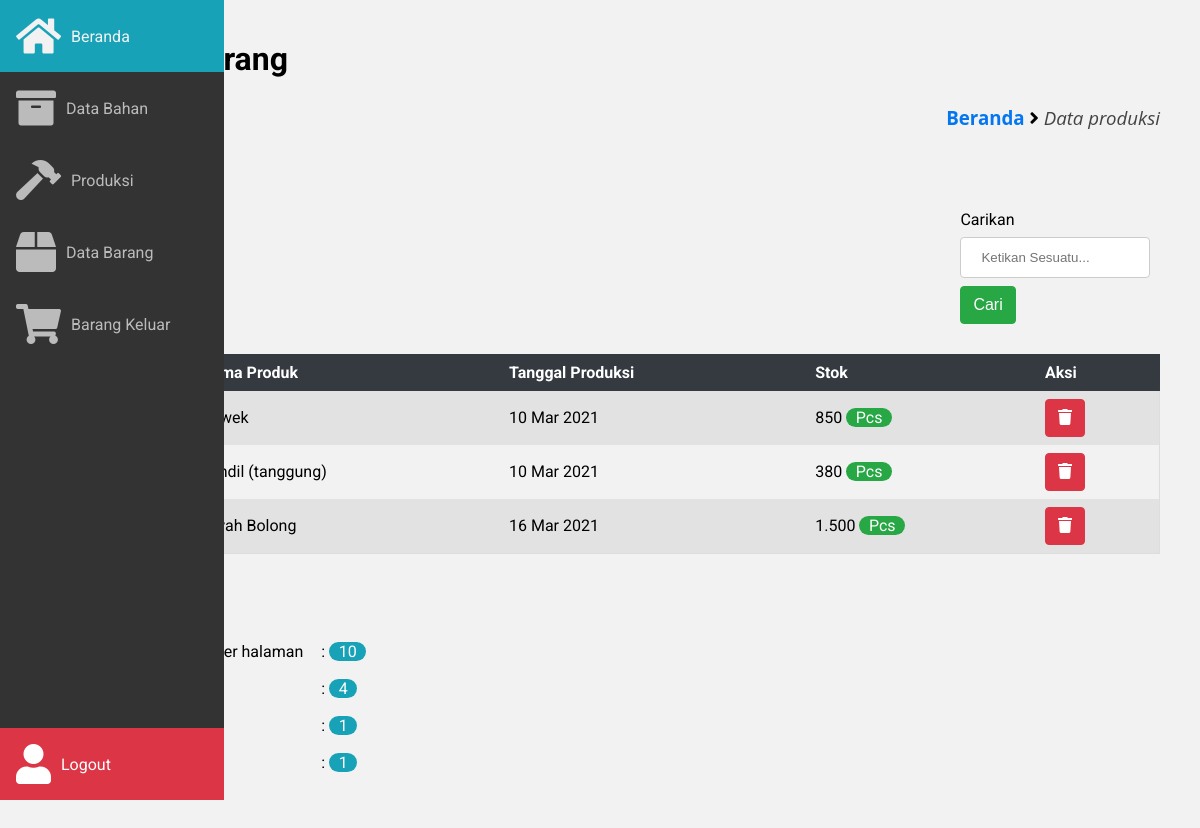
The page /frontend/data_barang/index.php on the database its author committed.
### tables this page shows
CREATE TABLE `barang` (
  `id_barang` int(20) NOT NULL,
  `nama_barang` varchar(100) NOT NULL,
  `stok_barang` int(200) NOT NULL,
  `satuan_stok_barang` varchar(100) NOT NULL,
  `untung_barang` int(100) NOT NULL,
  `harga_jual_item` int(20) NOT NULL,
  `produksi_id` varchar(200) NOT NULL
);

CREATE TABLE `produksi` (
  `id_produksi` int(12) NOT NULL,
  `nama_produk` varchar(100) NOT NULL,
  `stok_produk` int(12) NOT NULL,
  `satuan_stok_produk` varchar(100) NOT NULL,
  `untung_produk` int(12) NOT NULL,
  `harga_jual` int(20) NOT NULL,
  `tgl_produksi` date NOT NULL
);

### frontend/data_barang/index.php (the view, shortened to what this page needs)
<!DOCTYPE html>
<html lang="pt-BR">
	<head>
		<link rel="stylesheet" href="https://pro.fontawesome.com/releases/v5.10.0/css/all.css"/>
		<link
			rel="stylesheet"
			href="https://cdn.materialdesignicons.com/4.9.95/css/materialdesignicons.min.css"
		/>
		<link rel="stylesheet" href="../../assets/css/main.css" />
		<link rel="stylesheet" href="../../assets/css/style.css" />
		<link rel="stylesheet" href="../../assets/css/sidebar.css" />
	</head>
	<body>
	<?php
		include '../../database/koneksi.php';
		include '../layout/sidebar.php';
	?>
		<main class="main">
			<section>
				<h2>Data Barang</h2>
				<div class="breadcrumb">
            <h3>
							<a href="../../beranda.php?page=beranda">Beranda</a> <i class="fa fa-angle-right"></i>
							<span class="akhir-link-breadcrumb">Data produksi</span>
						</h3>
				</div>
				<div class="container">
					<div class="baris">
						<div class="kolom-100">
							<div class="table-box">
								<div class="kolom-20 float-left">
								</div>
								<div class="kolom-20 float-right margin-20-0">
									<form action="cari.php?page=databarang" method="post">
										<label>Carikan</label>
										<input type="text" name="cari" class="form" placeholder="Ketikan Sesuatu...">
										<input type="submit" name="btncari" value="Cari" class="tmbl tmbl-hijau">
									</form>
								</div>
								<table class="table-responsive">
									<tr class="thead-dark">
										<th>No</th>
										<th>Nama Produk</th>
										<th>Tanggal Produksi</th>
										<th>Stok</th>
										<th>Aksi</th>
									</tr>
									<?php
										$halaman = 10;
										$page    = isset($_GET["halaman"]) ? (int)$_GET["halaman"] :1;
										$result  = mysqli_query($host, "SELECT * FROM barang");
										$total   = mysqli_num_rows($result);
										$pages   = ceil($total/$halaman);
										$no    = 1;
										$sql   = "SELECT * FROM barang INNER JOIN produksi ON barang.produksi_id = produksi.id_produksi WHERE stok_barang != 0 ORDER BY nama_barang ASC";
										$query = mysqli_query($host, $sql);
										while ($data = mysqli_fetch_assoc($query) ) {
									?>
									<tr>
										<td><?= $no++ ?></td>
										<td><?= $data['nama_barang'] ?></td>
										<td><?= date('d M Y', strtotime($data['tgl_produksi'])) ?></td>
										<td>
											<?php
												if ($data['stok_barang'] >= 10) {
													echo number_format($data['stok_barang'],0,',','.') . " " . "<span class='lencana-radius lencana-hijau'>" . $data['satuan_stok_barang'] . "</span>" ;
												} elseif ($data['stok_barang'] >= 0) {
													echo "<span class='teks-merah'>" .  number_format($data['stok_barang'],0,',','.') . "</span>" . " " . "<span class='lencana-radius lencana-hijau'>" . $data['satuan_stok_barang'] . "</span>" ;
												} elseif ($data['stok_barang'] = 0) {
													echo "<span class='lencana-radius lencana-merah'>Stok Habis</span>";
												}
											?>
										</td>
										<td>
											<a onclick="return confirm('Anda yakin ingin menghapus data ?')" href="../../backend/data_barang/hapus.php?id_barang=<?php echo $data['id_barang']?>" class="tmbl tmbl-merah">
												<i class="fa fa-trash"></i>
											</a>
										</td>
									</tr>
									<?php } ?>
								</table>
							</div>
							<div class="penomoran">
								<?php
									for ($i=1; $i <= $pages ; $i++) {
								?>
									<a href="?halaman=<?php echo $i; ?>&page=databarang" class="tmbl tmbl-abu-abu margin-20-0">
										</a>
								<?php
									}
								?>
								<table style="margin-bottom: 50px;">
									<tr>
										<td>Jumlah data per halaman </td>
										<td>
											: <span class="lencana-radius lencana-info"><?php echo $halaman; ?></span>
										</td>
									</tr>
									<tr>
										<td>Total data</td>
										<td> : <span class="lencana-radius lencana-info"><?php echo $total; ?></span> </td>
									</tr>
									<tr>
										<td>Halaman ke</td>
										<td> : <span class="lencana-radius lencana-info"><?php echo $page; ?></span> </td>
									</tr>
									<tr>
										<td>Total halaman</td>
										<td> : <span class="lencana-radius lencana-info"><?php echo $pages; ?></span> </td>
									</tr>
								</table>
							</div>
						</div>
					</div>
				</div>
      </section>
		</main>
	</body>
</html>

### frontend/layout/sidebar.php
<aside class="sidebar">
	<nav>
		<ul class="sidebar__nav">
			<li>
				<a href="/Monitoring/beranda.php?page=beranda" class="sidebar__nav__link <?php if($_GET['page'] == 'beranda'){  ?>sidebar-active <?php }?>">
					<i class="fa fa-home"></i>
					<span class="sidebar__nav__text">Beranda</span>
				</a>
			</li>
			<li>
				<a href="/Monitoring/frontend/bahan/index.php?page=bahan" class="sidebar__nav__link <?php if($_GET['page'] == 'bahan'){  ?>sidebar-active <?php } ?>">
					<i class="fas fa-archive"></i>
					<span class="sidebar__nav__text">Data Bahan</span>
				</a>
			</li>
			<li>
				<a href="/Monitoring/frontend/produksi/index.php?page=produksi" class="sidebar__nav__link <?php if($_GET['page'] == 'produksi'){  ?>sidebar-active <?php } ?>">
					<i class="fas fa-hammer"></i>
					<span class="sidebar__nav__text">Produksi</span>
				</a>
			</li>
			<li>
				<a href="/Monitoring/frontend/data_barang/index.php?page=databarang" class="sidebar__nav__link <?php if($_GET['page'] == 'databarang'){  ?>sidebar-active <?php } ?>">
					<i class="fas fa-box"></i>
					<span class="sidebar__nav__text">Data Barang</span>
				</a>
			</li>
			<li>
				<a href="/Monitoring/frontend/barang_keluar/index.php?page=barangkeluar" class="sidebar__nav__link <?php if($_GET['page'] == 'barangkeluar'){  ?>sidebar-active <?php } ?>">
					<i class="fas fa-shopping-cart"></i>
					<span class="sidebar__nav__text">Barang Keluar</span>
				</a>
			</li>
			<li>
				<a onclick="return confirm('Anda yakin ingin logout ?')" href="#" class="sidebar__nav__link link-lgout">
					<i class="fas fa-user"></i>
					<span class="sidebar__nav__text">Logout</span>
				</a>
			</li>
		</ul>
	</nav>
</aside>

### assets/css/main.css (style rules this page uses)
:root { --sidebar-width: 4.5em; }
body { margin: 0; padding: 0; font-family: 'Roboto'; }
* { outline: none; box-sizing: border-box; }
.main { margin-left: auto; margin-right: auto; max-width: 100%; padding: 1.5em 1.5em; }
.main h2 { font-size: 2em; margin-top: 0px; }
@media (min-width: 572px) { .main { margin-left: var(--sidebar-width); } }
@media (min-width: 992px) { .main { padding: 2.5em; } }

### assets/css/style.css (style rules this page uses)
body { background-color: #f2f2f2; }
.breadcrumb { text-align: right; font-family: open sans; margin-bottom: 50px; }
.akhir-link-breadcrumb { font-weight: 400; font-style: italic; color: #444; }
.breadcrumb a { color: #0376f0; }
.form { width: 100%; padding: 12px 20px; margin: 8px 0; display: inline-block; border: 1px solid #ccc; border-radius: 4px; box-sizing: border-box; }
.table-box { overflow-x:auto !important; }
.table-responsive { border-collapse: collapse; border-spacing: 0; width: 100%; border: 1px solid #ddd; }
.table-responsive .thead-dark { background-color: #343a40 !important; border: 1px solid #343a40; color: #ffffff; }
.table-responsive, th, td { text-align: left; padding: 8px; }
.table-responsive tr:nth-child(even) { background-color: #e2e2e2 !important }
.tmbl { display: inline-block; font-weight: 400; color: #212529; text-align: center; vertical-align: middle; cursor: pointer; -webkit-user-select: none; -moz-user-select: none; -ms-user-select: none; user-select: none; background-color: transparent; border: 1px solid transparent; padding: 0.375rem 0.75rem; font-size: 1rem; line-height: 1.5; border-radius: 0.25rem; transition: color 0.15s ease-in-out, background-color 0.15s ease-in-out, border-color 0.15s ease-in-out, box-shadow 0.15s ease-in-out; }
.tmbl-hijau { color: #fff; background-color: #28a745; border-color: #28a745; }
.tmbl-abu-abu { color: #fff; background-color: #6c757d; border-color: #6c757d; }
.tmbl-merah { color: #fff; background-color: #dc3545; border-color: #dc3545; }
.lencana-hijau { color: #fff; background-color: #28a745; }
.lencana-info { color: #fff; background-color: #17a2b8; }
.lencana-radius { padding-right: 0.6em; padding-left: 0.6em; border-radius: 10rem; }
a { text-decoration: none; }
.container { width: 100%; padding-right: 15px; padding-left: 15px; margin-right: auto; margin-left: auto; }
.baris { display: -ms-flexbox; display: flex; -ms-flex-wrap: wrap; flex-wrap: wrap; margin-right: -15px; margin-left: -15px; }
.margin-20-0 { margin: 20px 0; }
@media screen and (min-width: 400px) { .container { max-width: 400px; } }
@media screen and (min-width: 400px) { .kolom-100 { width: 100% !important; } }
@media screen and (min-width: 400px) { .kolom-20 { padding: 10px; width: 100% !important; } }
@media screen and (min-width: 400px) { .float-right { float: right !important; } }
@media screen and (min-width: 400px) { .float-left { float: left !important; } }
@media (min-width: 576px) { .container { max-width: 540px; } }
@media (min-width: 768px) { .container { max-width: 720px; } }
@media (min-width: 992px) { .container { max-width: 960px; } }
@media (min-width: 1200px) { .container { max-width: 1140px; } }
@media (min-width: 1200px) { .kolom-100 { width: 100% !important; } }
@media (min-width: 1200px) { .kolom-20 { padding: 10px; width: 20% !important; } }
@media (min-width: 1200px) { .float-right { float: right !important; } }
@media (min-width: 1200px) { .float-left { float: left !important; } }

### rows shown on the page
barang: nama_barang "Cowek", produksi.tgl_produksi "10 Mar 2021", stok_barang "850", satuan_stok_barang "Pcs"
barang: nama_barang "Kendil (tanggung)", produksi.tgl_produksi "10 Mar 2021", stok_barang "380", satuan_stok_barang "Pcs"
barang: nama_barang "Layah Bolong", produksi.tgl_produksi "16 Mar 2021", stok_barang "1.500", satuan_stok_barang "Pcs"

### other values the page prints
$halaman "10"
$total "4"
$page "1"
$pages "1"
